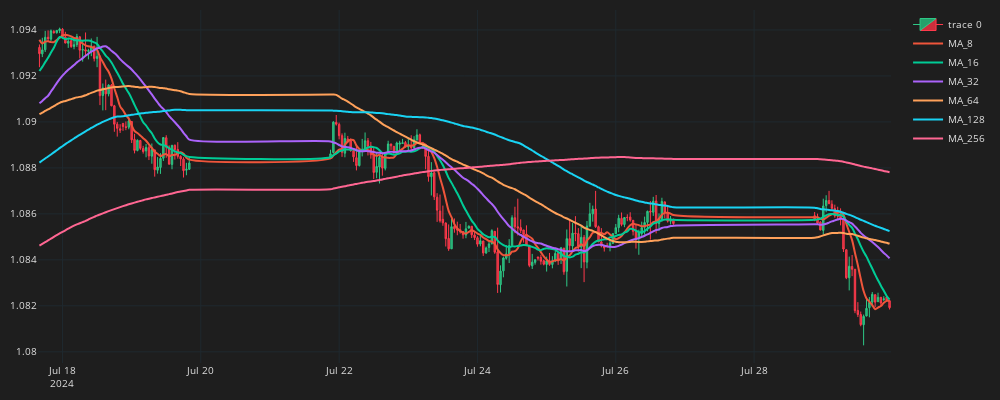

Write notebook code for a chart like this one.
### Code cell
fig = go.Figure()
fig.add_trace(go.Candlestick(
    x=df_plot.time, open=df_plot.mid_o, high=df_plot.mid_h, low=df_plot.mid_l, close=df_plot.mid_c,
    line=dict(width=1), opacity=1,
    increasing_fillcolor='#24A06B',
    decreasing_fillcolor="#CC2E3C",
    increasing_line_color='#2EC886',  
    decreasing_line_color='#FF3A4C'
))
for ma in ma_list:
    col = f"MA_{ma}"
    fig.add_trace(go.Scatter(x=df_plot.time, 
        y=df_plot[col],
        line=dict(width=2),
        line_shape='spline',
        name=col
    ))
fig.update_layout(width=1000,height=400,
    margin=dict(l=10,r=10,b=10,t=10),
    font=dict(size=10,color="#e1e1e1"),
    paper_bgcolor="#1e1e1e",
    plot_bgcolor="#1e1e1e")
fig.update_xaxes(
    gridcolor="#1f292f",
    showgrid=True,fixedrange=True,rangeslider=dict(visible=False)
)
fig.update_yaxes(
    gridcolor="#1f292f",
    showgrid=True
)
fig.show()

### Figure 1 — Plotly figure (JSON) as saved in the notebook; plotly's stock layout.template omitted (floating-point values rounded to 4 significant figures; data arrays with more than 128 entries replaced by an {"elided": "..."} marker saying what was removed)
{"data": [{"close": {"elided": "200 float values"}, "decreasing": {"fillcolor": "#CC2E3C", "line": {"color": "#FF3A4C"}}, "high": {"elided": "200 float values"}, "increasing": {"fillcolor": "#24A06B", "line": {"color": "#2EC886"}}, "line": {"width": 1}, "low": {"elided": "200 float values"}, "opacity": 1, "open": {"elided": "200 float values"}, "type": "candlestick", "x": {"elided": "200 str values"}}, {"line": {"shape": "spline", "width": 2}, "name": "MA_8", "type": "scatter", "x": {"elided": "200 str values"}, "y": {"elided": "200 float values"}}, {"line": {"shape": "spline", "width": 2}, "name": "MA_16", "type": "scatter", "x": {"elided": "200 str values"}, "y": {"elided": "200 float values"}}, {"line": {"shape": "spline", "width": 2}, "name": "MA_32", "type": "scatter", "x": {"elided": "200 str values"}, "y": {"elided": "200 float values"}}, {"line": {"shape": "spline", "width": 2}, "name": "MA_64", "type": "scatter", "x": {"elided": "200 str values"}, "y": {"elided": "200 float values"}}, {"line": {"shape": "spline", "width": 2}, "name": "MA_128", "type": "scatter", "x": {"elided": "200 str values"}, "y": {"elided": "200 float values"}}, {"line": {"shape": "spline", "width": 2}, "name": "MA_256", "type": "scatter", "x": {"elided": "200 str values"}, "y": {"elided": "200 float values"}}], "layout": {"font": {"color": "#e1e1e1", "size": 10}, "height": 400, "margin": {"b": 10, "l": 10, "r": 10, "t": 10}, "paper_bgcolor": "#1e1e1e", "plot_bgcolor": "#1e1e1e", "width": 1000, "xaxis": {"fixedrange": true, "gridcolor": "#1f292f", "rangeslider": {"visible": false}, "showgrid": true}, "yaxis": {"gridcolor": "#1f292f", "showgrid": true}}}
